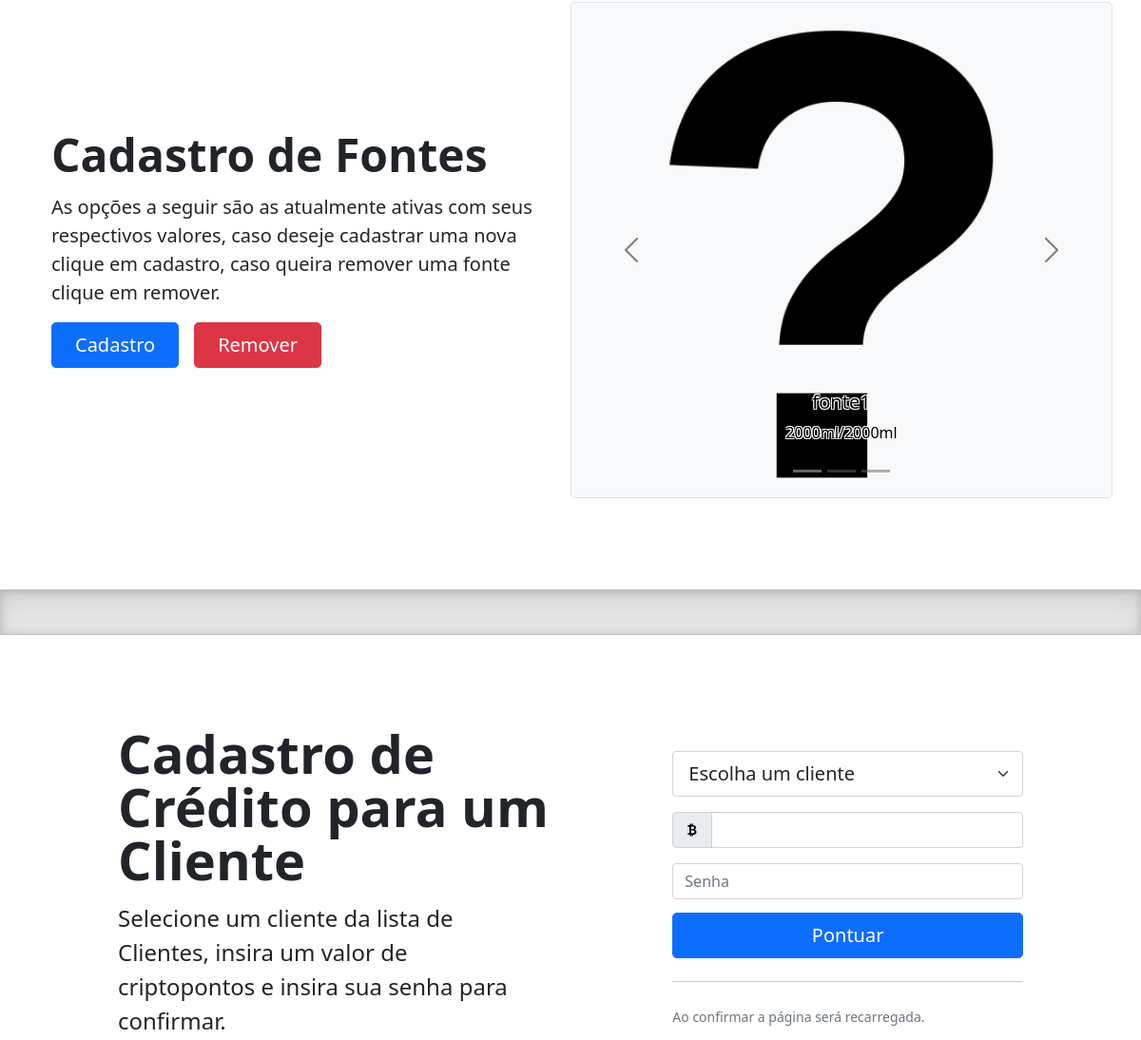
The app's page /app/heroes (signed in, middle part), older data.
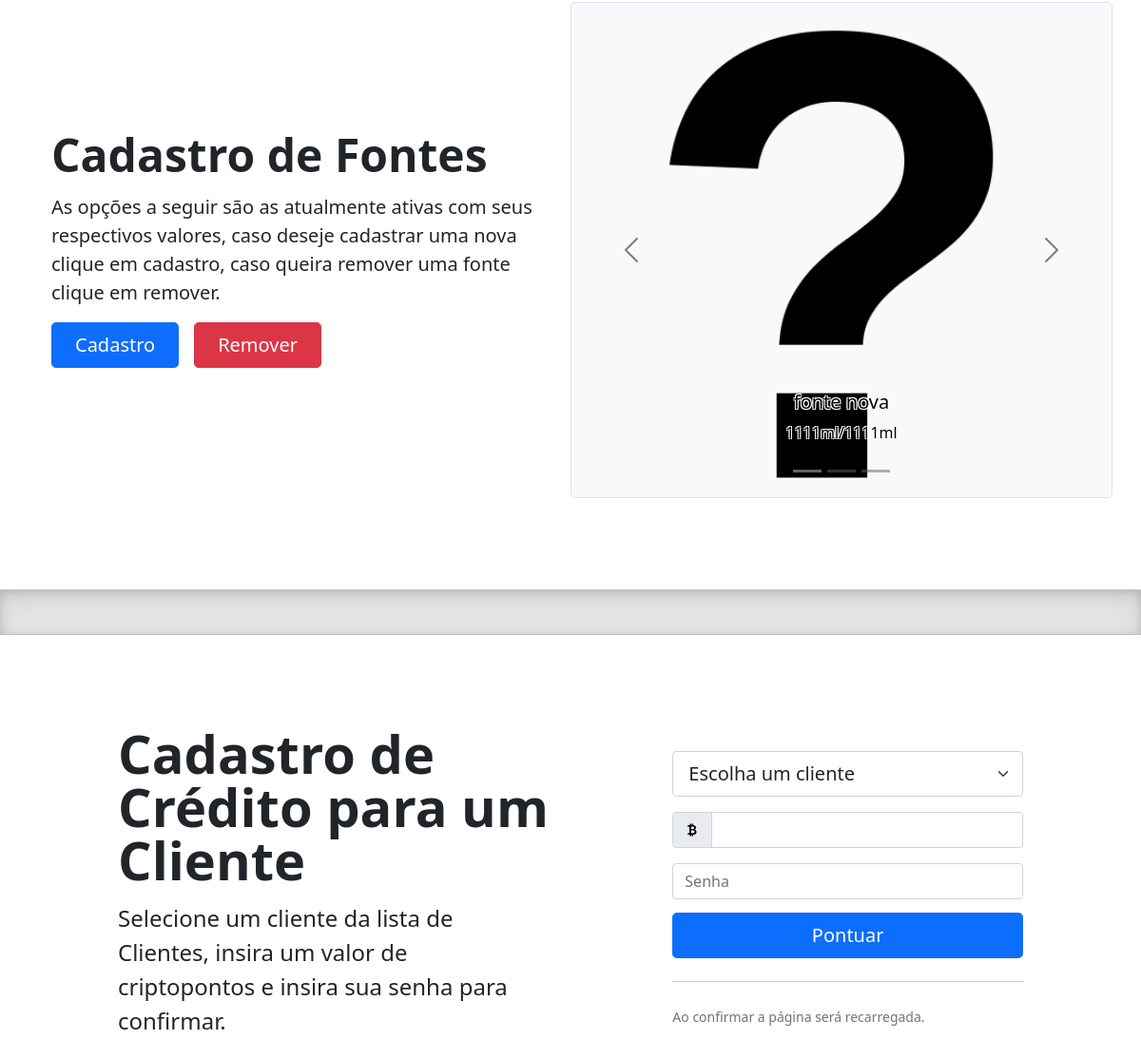
The same page, newer data.
### app/models.py (models this page shows, shortened)
class Fonte(db.Model):
    id = db.Column(db.Integer, primary_key=True)
    nome = db.Column(db.String(18), unique=True, nullable=False)
    total = db.Column(db.Integer, nullable=False)
    atual = db.Column(db.Integer, nullable=False, default=total)
    image_file = db.Column(db.String(20), nullable=False, default='default.jpg')
    available = db.Column(db.Integer, nullable=False)

### app/routes.py (the view, shortened to what this page needs)
@app.route("/app/heroes", methods=['GET', 'POST'])
@login_required
def heroes():
    bebidaForm = BebidaForm()
    pesoForm= PesoForm()
    dinheiroForm = DinheiroForm()
    fonteAtivaForm = FontesAtivarForm()
    forms = {'bebidaForm':bebidaForm, 'pesoForm':pesoForm,'dinheiroForm':dinheiroForm, 'fonteAtivaForm':fonteAtivaForm}
    fontes = [{'imagem':url_for('static', filename=f'images/fontes/{fonte.image_file}'),
                'nome':fonte.nome,
                'quantidade':f'{fonte.atual}ml/{fonte.total}ml'} for fonte in Fonte.query.filter_by(available=1)]
    while (len(fontes) < 3):
        fontes += [{'imagem':url_for('static', filename='images/fontes/default.jpg'),
            'nome': 'Sem fonte cadastrada',
            'quantidade': '0ml/0ml'}]
    dinheiroForm.usuarios.choices = [("", "Escolha um cliente")] + [(i.username,i.username) for i in Usuario.query.all() if i.admin==0]
    return render_template('heroes.html', fontes=fontes, forms=forms)

### app/forms.py
class BebidaForm(FlaskForm):
    def validate_click_bebida(form,field):
        if not form.submitBebida.data:
            raise ValidationError('Botão não selecionado')
    picture = FileField('Upload Imagem para Bebida', validators=[FileAllowed(['jpg','png','jpeg'])])
    submitBebida = SubmitField('Cadastrar', validators=[validate_click_bebida])

class PesoForm(FlaskForm):
    def validate_click_peso(form,field):
        if not form.submitPeso.data:
            raise ValidationError('Botão não selecionado')
    userPeso = StringField('User', validators=[DataRequired(), Length(min=4)])
    submitPeso = SubmitField('Cadastrar', validators=[validate_click_peso])

### app/models.py (called while the page is built)
@login_manager.user_loader
def load_user(user_id):
    return Usuario.query.get(int(user_id))

### app/templates/heroes.html (shortened to what this page needs)
<!doctype html>
<html lang="en">
  <head>
<link href="{{ url_for('static', filename='css/bootstrap.min.css') }}" rel="stylesheet">
<link href="{{ url_for('static', filename='css/2020center.css') }}" rel="stylesheet">
    <link href="{{ url_for('static', filename='css/heroes.css') }}" rel="stylesheet">
  </head>
  <body>
<main>
  <div class="container col-xxl-8 px-4 py-5">
    <div class="row flex-lg-row-reverse align-items-center g-5 py-5">
      <div class="col-10 col-sm-8 col-lg-6 border rounded-3 bg-light" >
        <div id="carouselExampleCaptions" class="carousel carousel-dark slide" data-bs-ride="carousel">
          <div class="carousel-indicators">
            <button type="button" style="background-color: rgb(99, 99, 99);" data-bs-target="#carouselExampleCaptions" data-bs-slide-to="0" class="active" aria-current="true" aria-label="Slide 1"></button>
            <button type="button" style="background-color: rgb(99, 99, 99);" data-bs-target="#carouselExampleCaptions" data-bs-slide-to="1" aria-label="Slide 2"></button>
            <button type="button" style="background-color: rgb(99, 99, 99);" data-bs-target="#carouselExampleCaptions" data-bs-slide-to="2" aria-label="Slide 3"></button>
          </div>
          <div class="carousel-inner" >
            <div class="carousel-item active" >
              <img src="{{ fontes[0].imagem }}" class="d-block w-100" alt="fontes[0]">
              <div class="carousel-caption d-none d-md-block">
                <h5 class="strokeme">{{ fontes[0].nome }}</h5>
                <p class="strokeme">{{ fontes[0].quantidade }}</p>
              </div>
            </div>
          </div>
          <button class="carousel-control-prev" type="button" data-bs-target="#carouselExampleCaptions" data-bs-slide="prev">
            <span class="carousel-control-prev-icon" aria-hidden="true"></span>
          </button>
          <button class="carousel-control-next" type="button" data-bs-target="#carouselExampleCaptions" data-bs-slide="next">
            <span class="carousel-control-next-icon" aria-hidden="true"></span>
          </button>
        </div>
      </div>
      <div class="col-lg-6">
        <h1 class="display-5 fw-bold lh-1 mb-3">Cadastro de Fontes</h1>
        <p class="lead">As opções a seguir são as atualmente ativas com seus respectivos valores, caso deseje cadastrar uma nova clique em cadastro, caso queira remover uma fonte clique em remover.</p>
        <div class="d-grid gap-2 d-md-flex justify-content-md-start">
          <button type="button" id="ativaForm" class="btn btn-primary btn-lg px-4 me-md-2 " data-bs-toggle="modal" data-bs-target="#cadastroFonte">Cadastro</button>
          <button type="button" class="btn btn-danger btn-lg px-4 me-md-2 " data-bs-toggle="modal" data-bs-target="#removerFonte">Remover</button>
        </div>
      </div>
    </div>
  </div>
  <div class="b-example-divider"></div>
  <div class="container col-xl-10 col-xxl-8 px-4 py-5" id="dinheiroModal">
    <div class="row align-items-center g-lg-5 py-5">
      <div class="col-lg-7 text-center text-lg-start">
        <h1 class="display-4 fw-bold lh-1 mb-3">Cadastro de Crédito para um Cliente</h1>
        <p class="col-lg-10 fs-4">Selecione um cliente da lista de Clientes, insira um valor de criptopontos e insira sua senha para confirmar.</p>
      </div>
      <div class="col-md-10 mx-auto col-lg-5">
        <form action="" method="POST">
            <div>
              {{ forms['dinheiroForm'].usuarios(class="form-select form-select-lg mb-3") }}
            </div>
            <div class="form-floating mb-3">
            <div class="input-group">
              <span class="input-group-text"><img src="{{ url_for('static', filename='svg/currency-bitcoin.svg') }}" ></span>
              {{ forms['dinheiroForm'].dinheiro(class="form-control") }}
            </div>
          </div>
          <div class="input-group">
            {{ forms['dinheiroForm'].senha(class="form-control", placeholder='Senha') }}
          </div>
        <div style="margin-top: 4%;">
          {{ forms['dinheiroForm'].submitDinheiro(class="w-100 btn btn-lg btn-primary") }}
        </div>
        <hr class="my-4">
          <small class="text-muted">Ao confirmar a página será recarregada.</small>
        </form>
      </div>
    </div>
  </div>
</main>
  </body>
</html>

### app/static/css/heroes.css (style rules this page uses)
.b-example-divider { height: 3rem; background-color: rgba(0, 0, 0, .1); border: solid rgba(0, 0, 0, .15); border-width: 1px 0; box-shadow: inset 0 .5em 1.5em rgba(0, 0, 0, .1), inset 0 .125em .5em rgba(0, 0, 0, .15); }

### app/templates/heroes.html (style rules this page uses)
.strokeme { color: black; text-shadow: -1px -1px 0 #FFF, 1px -1px 0 #FFF, -1px 1px 0 #FFF, 1px 1px 0 #FFF; }

Row changes from the older to the newer data that the page shows:
removed Fonte: nome "fonte1"
added Fonte: nome "fonte nova"
Text that changed along with them:
{{ fontes[0].quantidade }}: "2000ml/2000ml" → "1111ml/1111ml"
